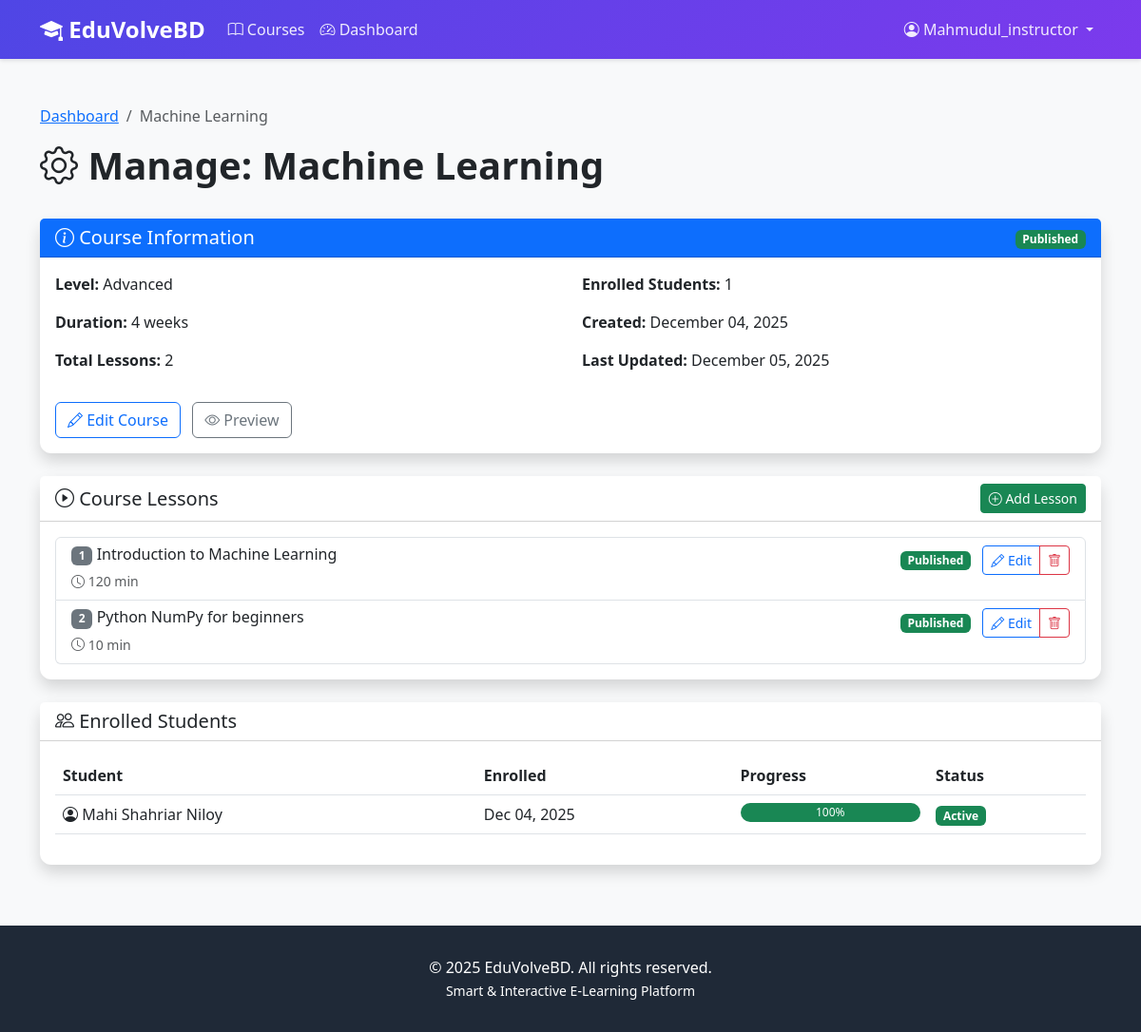
The app's page /courses/course/2/manage/ (signed in), older data.
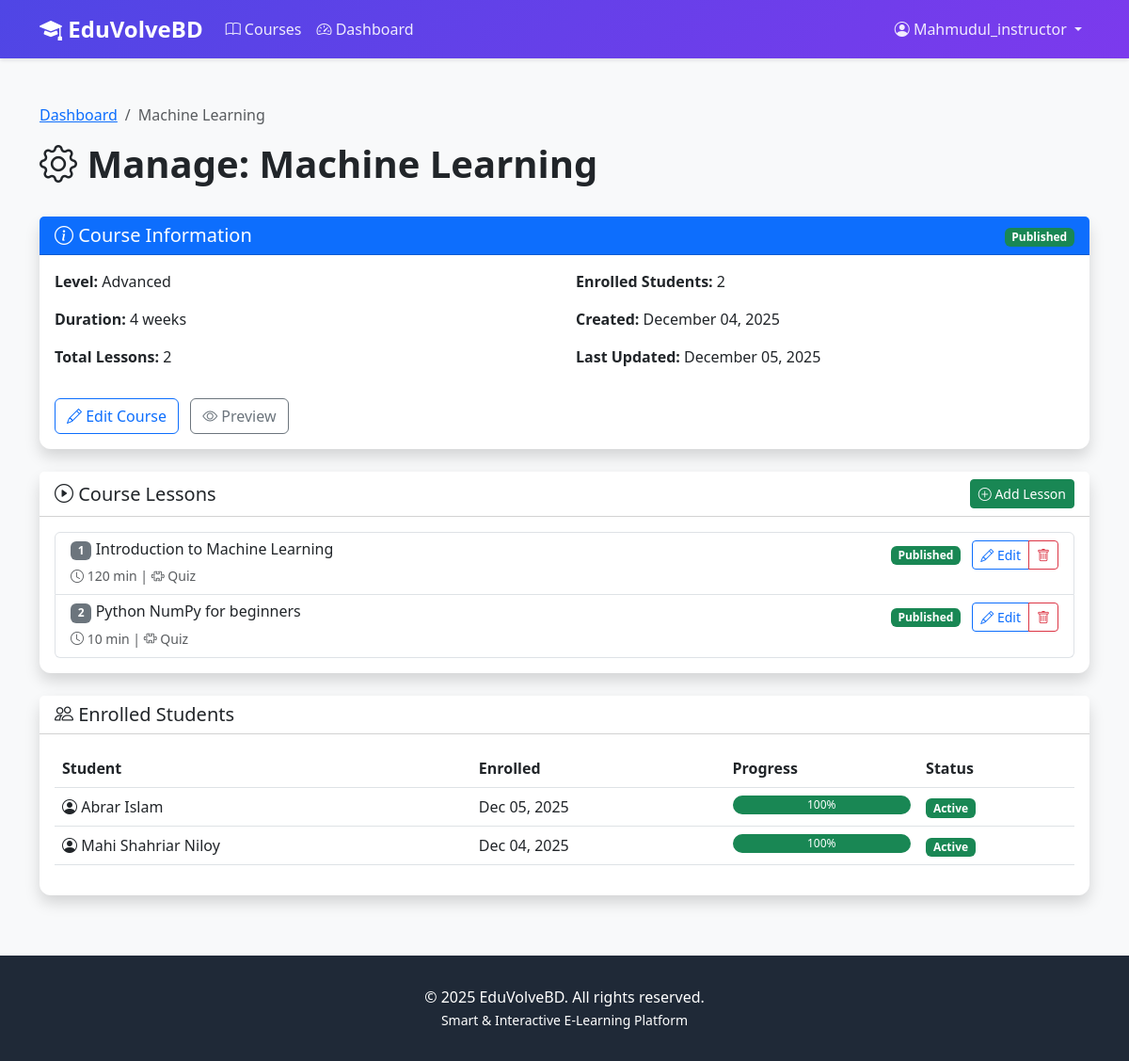
The same page, newer data.
### courses/models.py (models this page shows, shortened)
class Course(models.Model):
    class Level(models.TextChoices):
        BEGINNER = 'BEGINNER', 'Beginner'
        INTERMEDIATE = 'INTERMEDIATE', 'Intermediate'
        ADVANCED = 'ADVANCED', 'Advanced'
    title = models.CharField(max_length=200)
    description = models.TextField()
    instructor = models.ForeignKey(
        User,
        on_delete=models.CASCADE,
        related_name='courses_taught',
        limit_choices_to={'role': 'INSTRUCTOR'}
    )
    thumbnail = models.ImageField(upload_to='course_thumbnails/', blank=True, null=True)
    level = models.CharField(max_length=20, choices=Level.choices, default=Level.BEGINNER)
    duration_weeks = models.IntegerField(default=4, validators=[MinValueValidator(1)])
    is_published = models.BooleanField(default=False)
    created_at = models.DateTimeField(auto_now_add=True)
    updated_at = models.DateTimeField(auto_now=True)
    class Meta:
        ordering = ['-created_at']
    def get_enrolled_count(self):
        return self.enrollments.filter(is_active=True).count()

class Lesson(models.Model):
    course = models.ForeignKey(Course, on_delete=models.CASCADE, related_name='lessons')
    title = models.CharField(max_length=200)
    description = models.TextField()
    order = models.IntegerField(default=1)
    video_url = models.URLField(help_text="YouTube video URL")
    duration_minutes = models.IntegerField(default=10, validators=[MinValueValidator(1)])
    content = models.TextField(blank=True, help_text="Additional lesson text content")
    attachments = models.FileField(upload_to='lesson_attachments/', blank=True, null=True)
    is_published = models.BooleanField(default=False)
    created_at = models.DateTimeField(auto_now_add=True)
    updated_at = models.DateTimeField(auto_now=True)
    class Meta:
        ordering = ['course', 'order']
        unique_together = ['course', 'order']

class Enrollment(models.Model):
    student = models.ForeignKey(
        User,
        on_delete=models.CASCADE,
        related_name='enrollments',
        limit_choices_to={'role': 'STUDENT'}
    )
    course = models.ForeignKey(Course, on_delete=models.CASCADE, related_name='enrollments')
    enrolled_at = models.DateTimeField(auto_now_add=True)
    is_active = models.BooleanField(default=True)
    progress = models.FloatField(
        default=0.0,
        validators=[MinValueValidator(0.0), MaxValueValidator(100.0)]
    )
    completed_at = models.DateTimeField(blank=True, null=True)
    class Meta:
        unique_together = ['student', 'course']
        ordering = ['-enrolled_at']

### accounts/models.py (models this page shows, shortened)
class User(AbstractUser):
    class Role(models.TextChoices):
        ADMIN = 'ADMIN', 'Admin'
        INSTRUCTOR = 'INSTRUCTOR', 'Instructor'
        STUDENT = 'STUDENT', 'Student'
    role = models.CharField(
        max_length=20,
        choices=Role.choices,
        default=Role.STUDENT
    )
    bio = models.TextField(blank=True, null=True)
    profile_picture = models.ImageField(
        upload_to='profiles/',
        blank=True,
        null=True
    )
    phone = models.CharField(max_length=15, blank=True, null=True)
    date_of_birth = models.DateField(blank=True, null=True)
    total_points = models.IntegerField(default=0, validators=[MinValueValidator(0)])
    current_streak = models.IntegerField(default=0, validators=[MinValueValidator(0)])
    longest_streak = models.IntegerField(default=0, validators=[MinValueValidator(0)])
    last_activity_date = models.DateField(blank=True, null=True)
    created_at = models.DateTimeField(auto_now_add=True)
    updated_at = models.DateTimeField(auto_now=True)
    class Meta:
        ordering = ['-date_joined']
    def is_student(self):
        return self.role == self.Role.STUDENT

### courses/views.py (the view)
# urls.py: path('course/<int:pk>/manage/', views.course_manage, name='course_manage'),
@login_required
def course_manage(request, pk):
    course = get_object_or_404(Course, pk=pk, instructor=request.user)
    lessons = course.lessons.all().order_by('order')
    context = {
        'course': course,
        'lessons': lessons,
    }
    return render(request, 'courses/course_manage.html', context)

### templates/courses/course_manage.html (shortened to what the changed rows need)
{% extends 'base.html' %}
{% block content %}
<div class="container my-5">
    <div class="row mb-4">
        <div class="col">
            <nav aria-label="breadcrumb">
                <ol class="breadcrumb">
                    <li class="breadcrumb-item"><a href="{% url 'courses:dashboard' %}">Dashboard</a></li>
                    <li class="breadcrumb-item active">{{ course.title }}</li>
                </ol>
            </nav>
            <h1 class="display-6 fw-bold">
                <i class="bi bi-gear"></i> Manage: {{ course.title }}
            </h1>
        </div>
    </div>
    <div class="card shadow mb-4">
        <div class="card-body">
            <div class="row">
                <div class="col-md-6">
                    <p><strong>Level:</strong> {{ course.get_level_display }}</p>
                    <p><strong>Duration:</strong> {{ course.duration_weeks }} weeks</p>
                    <p><strong>Total Lessons:</strong> {{ lessons.count }}</p>
                </div>
                <div class="col-md-6">
                    <p><strong>Enrolled Students:</strong> {{ course.get_enrolled_count }}</p>
                    <p><strong>Created:</strong> {{ course.created_at|date:"F d, Y" }}</p>
                    <p><strong>Last Updated:</strong> {{ course.updated_at|date:"F d, Y" }}</p>
                </div>
            </div>
        </div>
    </div>
    <div class="card shadow">
        <div class="card-body">
            {% if lessons %}
            <div class="list-group">
                {% for lesson in lessons %}
                <div class="list-group-item">
                    <div class="d-flex justify-content-between align-items-start">
                        <div class="flex-grow-1">
                            <h6 class="mb-1">
                                <span class="badge bg-secondary">{{ lesson.order }}</span>
                                {{ lesson.title }}
                            </h6>
                            <small class="text-muted">
                                <i class="bi bi-clock"></i> {{ lesson.duration_minutes }} min
                                {% if lesson.quiz %}
                                | <i class="bi bi-puzzle"></i> Quiz
                                {% endif %}
                            </small>
                        </div>
                        <div class="ms-3">
                            {% if lesson.is_published %}
                            <span class="badge bg-success me-2">Published</span>
                            {% else %}
                            <span class="badge bg-warning text-dark me-2">Draft</span>
                            {% endif %}
                            <div class="btn-group btn-group-sm">
                                <a href="{% url 'courses:lesson_edit' lesson.id %}" class="btn btn-outline-primary">
                                    <i class="bi bi-pencil"></i> Edit
                                </a>
                                <a href="{% url 'courses:lesson_delete' lesson.id %}" class="btn btn-outline-danger">
                                    <i class="bi bi-trash"></i>
                                </a>
                            </div>
                        </div>
                    </div>
                </div>
                {% endfor %}
            </div>
            {% endif %}
        </div>
    </div>
    <div class="card shadow mt-4">
        <div class="card-body">
            {% if course.enrollments.all %}
            <div class="table-responsive">
                <table class="table table-hover">
                    <thead>
                        <tr>
                            <th>Student</th>
                            <th>Enrolled</th>
                            <th>Progress</th>
                            <th>Status</th>
                        </tr>
                    </thead>
                    <tbody>
                        {% for enrollment in course.enrollments.all %}
                        <tr>
                            <td>
                                <i class="bi bi-person-circle"></i>
                                {{ enrollment.student.get_full_name|default:enrollment.student.username }}
                            </td>
                            <td>{{ enrollment.enrolled_at|date:"M d, Y" }}</td>
                            <td>
                                <div class="progress" style="height: 20px;">
                                    <div class="progress-bar bg-success" style="width: {{ enrollment.progress }}%">
                                        {{ enrollment.progress|floatformat:0 }}%
                                    </div>
                                </div>
                            </td>
                            <td>
                                {% if enrollment.is_active %}
                                <span class="badge bg-success">Active</span>
                                {% else %}
                                <span class="badge bg-secondary">Inactive</span>
                                {% endif %}
                            </td>
                        </tr>
                        {% endfor %}
                    </tbody>
                </table>
            </div>
            {% else %}
            <div class="text-center py-4">
                <i class="bi bi-people display-4 text-muted"></i>
                <p class="lead text-muted mt-3">No students enrolled yet</p>
            </div>
            {% endif %}
        </div>
    </div>
</div>
{% endblock %}

Row changes from the older to the newer data that the page shows:
computed for Course "Machine Learning": get_enrolled_count "1" → "2"
changed Lesson "Introduction to Machine Learning": now shows "| Quiz"
changed Lesson "Python NumPy for beginners": now shows "| Quiz"
added Enrollment: student.get_full_name "Abrar Islam", enrolled_at "Dec 05, 2025", progress "100", is_active "Active"
